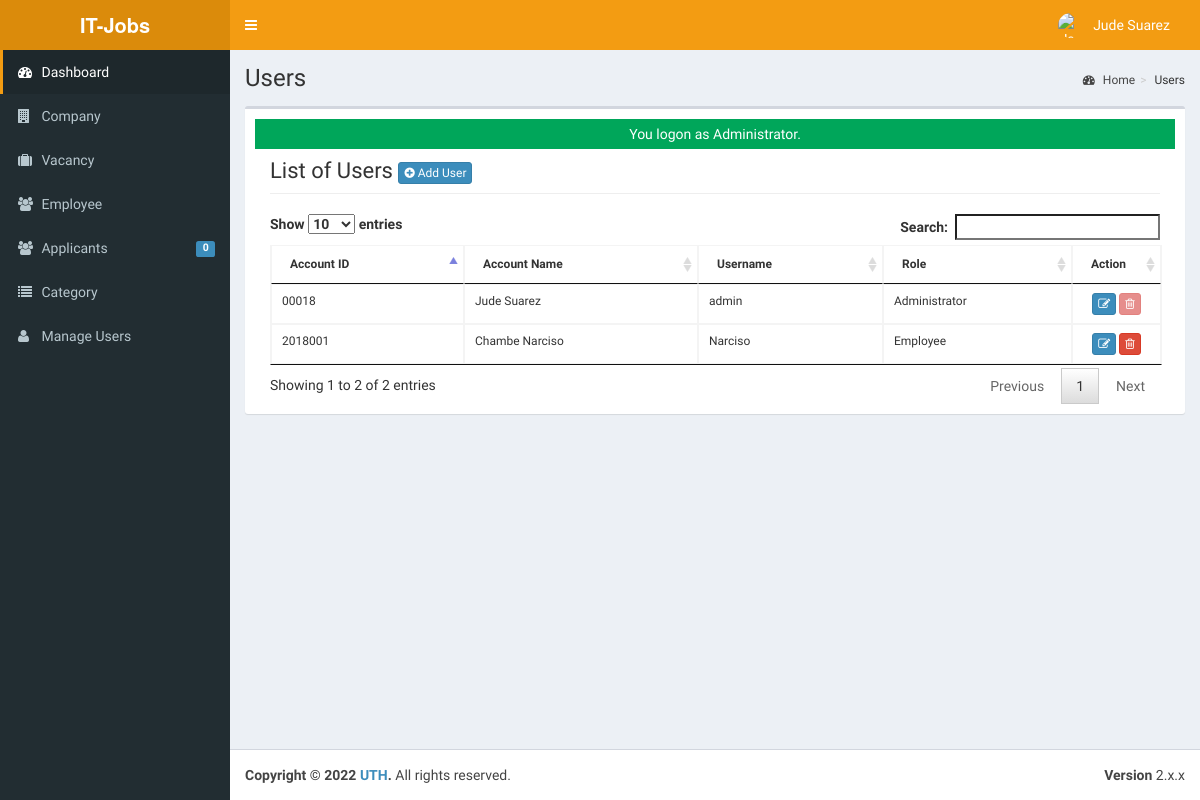
/admin/user/ (signed in), run on an earlier commit of the app's database.
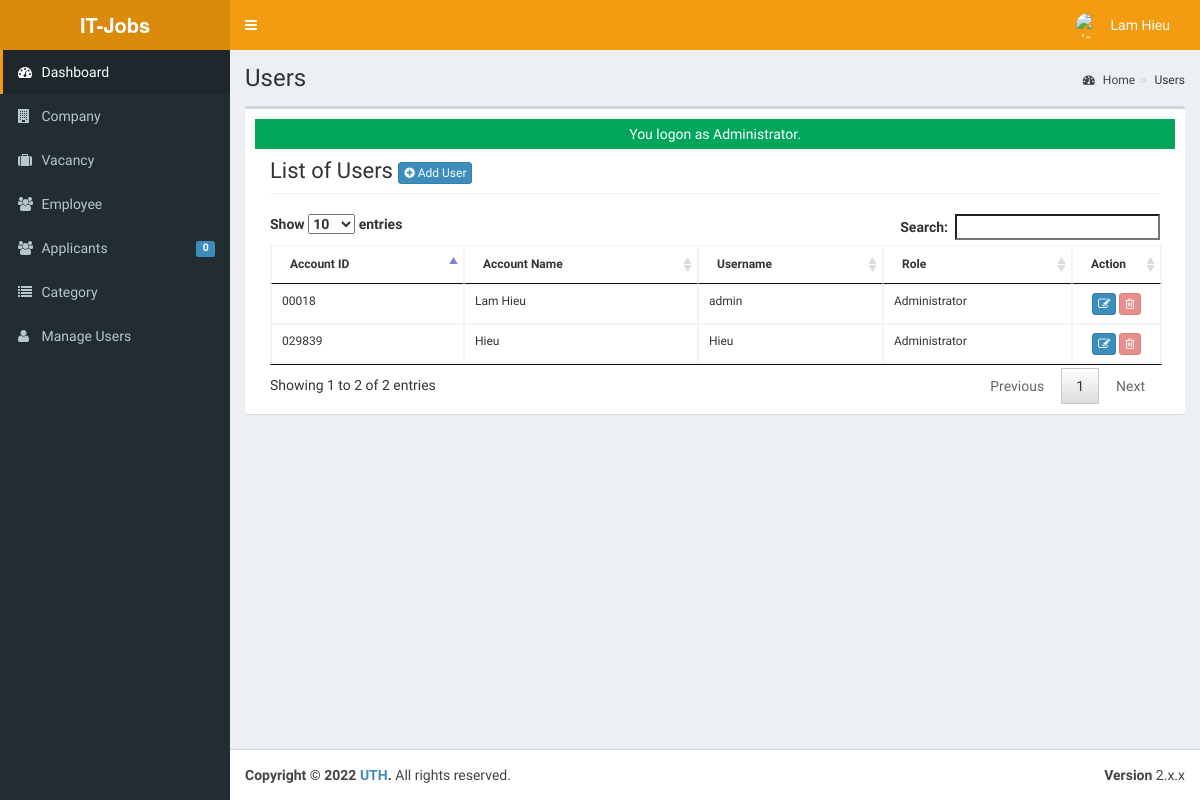
And on a later commit of the database.
### tables this page shows
CREATE TABLE `tblusers` (
  `USERID` varchar(30) NOT NULL,
  `FULLNAME` varchar(40) NOT NULL,
  `USERNAME` varchar(90) NOT NULL,
  `PASS` varchar(90) NOT NULL,
  `ROLE` varchar(30) NOT NULL,
  `PICLOCATION` varchar(255) NOT NULL
);

### admin/user/index.php (called while the page is built, shortened)
<?php
require_once("../../include/initialize.php");
 $title="Users";
require_once ("../theme/templates.php");
?>

### include/database.php (called while the page is built, shortened)
<?php
class Database
{
	var $query = '';
	public $conn;
	public function open_connection()
	{
		try {
			$this->conn = new PDO("mysql:host=" . server . ";dbname=" . database_name . "", user, pass);
			$this->conn->setAttribute(PDO::ATTR_ERRMODE, PDO::ERRMODE_EXCEPTION);
		} catch (PDOException $e) {
			echo "Problem in database connection! Contact administrator!" . $e->getMessage();
		}
	}
	function setQuery($sql = '')
	{
		try {
			$this->sql_string = $sql;
			$this->query = $this->conn->prepare($this->sql_string);
			$this->query->execute();
		} catch (PDOException $e) {
			echo "Failed to get query handle: " . $e->getMessage() . "\n";
			exit;
		}
	}
	function loadResultList()
	{
		$results = $this->query->fetchAll(PDO::FETCH_OBJ);
		return $results;
	}
	function loadSingleResult()
	{
		$results = $this->query->fetch(PDO::FETCH_OBJ);
		return $results;
	}
}
$mydb = new Database();

### include/accounts.php (called while the page is built, shortened)
<?php
require_once(LIB_PATH.DS.'database.php');
class User {
	protected static  $tblname = "tblusers";
	function single_user($id=""){
			global $mydb;
			$mydb->setQuery("SELECT * FROM ".self::$tblname."
				Where USERID= '{$id}' LIMIT 1");
			$cur = $mydb->loadSingleResult();
			return $cur;
	}
}

### include/function.php (called while the page is built, shortened)
<?php
function currentpage()
{
	$this_page = $_SERVER['SCRIPT_NAME'];
	$bits = explode('/', $this_page);
	return $bits[3];
}
?>

### admin/user/list.php (the view, shortened to what this page needs)
    	 <div class="col-lg-12">
         <h1 class="page-header">List of Users  <a href="index.php?view=add" class="btn btn-primary btn-xs  ">  <i class="fa fa-plus-circle fw-fa"></i> Add User</a>  </h1>
    		</div>
		 	<div class="col-lg-12">
	<table id="dash-table" class="table  table-bordered table-hover table-responsive" style="font-size:12px;" cellspacing="0">
	  <thead>
	  	<tr>
	  		<th>Account ID</th>
	  		<th> Account Name</th>
	  		<th>Username</th>
	  		<th>Role</th>
	  		<th width="10%" >Action</th>
	  	</tr>
	  </thead>
	  <tbody>
	  	<?php
	  		$mydb->setQuery("SELECT *
								FROM  `tblusers`");
	  		$cur = $mydb->loadResultList();
			foreach ($cur as $result) {
	  		echo '<tr>';
	  		echo '<td>' . $result->USERID.'</a></td>';
	  		echo '<td>' . $result->FULLNAME.'</a></td>';
	  		echo '<td>'. $result->USERNAME.'</td>';
	  		echo '<td>'. $result->ROLE.'</td>';
	  		If($result->USERID==$_SESSION['ADMIN_USERID'] || $result->ROLE=='MainAdministrator' || $result->ROLE=='Administrator') {
	  			$active = "Disabled";
	  		}else{
	  			$active = "";
	  		}
	  		echo '<td align="center" > <a title="Edit" href="index.php?view=edit&id='.$result->USERID.'"  class="btn btn-primary btn-xs  ">  <span class="fa fa-edit fw-fa"></span></a>
	  					 <a title="Delete" href="controller.php?action=delete&id='.$result->USERID.'" class="btn btn-danger btn-xs" '.$active.'><span class="fa fa-trash-o fw-fa"></span> </a>
	  					 </td>';
	  		echo '</tr>';
	  	}
	  	?>
	  </tbody>
	</table>
</div>

### admin/theme/templates.php (shortened to what this page needs)
<!DOCTYPE html>
<html>
<head>
  <link rel="stylesheet" href="<?php echo web_root; ?>bootstrap/css/bootstrap.min.css">
  <link rel="stylesheet" href="<?php echo web_root; ?>plugins/font-awesome/css/font-awesome.min.css">
  <link rel="stylesheet" href="<?php echo web_root; ?>dist/css/AdminLTE.min.css">
  <link rel="stylesheet" href="<?php echo web_root; ?>dist/css/skins/_all-skins.min.css">
  <link rel="stylesheet" href="<?php echo web_root; ?>plugins/iCheck/flat/blue.css">
  <link rel="stylesheet" href="<?php echo web_root; ?>plugins/morris/morris.css">
  <link rel="stylesheet" href="<?php echo web_root; ?>plugins/jvectormap/jquery-jvectormap-1.2.2.css">
  <link href="<?php echo web_root; ?>plugins/datepicker/bootstrap-datetimepicker.min.css" rel="stylesheet" media="screen">
  <link rel="stylesheet" href="<?php echo web_root; ?>plugins/dataTables/jquery.dataTables.min.css">
  <link rel="stylesheet" href="<?php echo web_root; ?>plugins/bootstrap-wysihtml5/bootstrap3-wysihtml5.min.css">
</head>
<body class="hold-transition skin-yellow fixed sidebar-mini">
  <div class="wrapper">
    <header class="main-header">
      <a href="<?php echo web_root; ?>/admin/" class="logo">
        <span class="logo-lg"><b>IT-Jobs</b></span>
      </a>
      <nav class="navbar navbar-static-top" role="navigation">
        <a href="#" class="sidebar-toggle" data-toggle="offcanvas" role="button">
        </a>
        <div class="navbar-custom-menu">
          <ul class="nav navbar-nav">
            <?php
            $user = new User();
            $singleuser = $user->single_user($_SESSION['ADMIN_USERID']);
            ?>
            <li class="dropdown user user-menu" style="padding-right: 15px;">
              <a href="#" class="dropdown-toggle" data-toggle="dropdown">
                <img src="../user/jude.jpg" class="user-image" alt="User Image">
                <span class="hidden-xs"><?php echo $singleuser->FULLNAME; ?></span>
              </a>
            </li>
          </ul>
        </div>
      </nav>
    </header>
    <aside class="main-sidebar">
      <section class="sidebar">
        <ul class="sidebar-menu">
          <li class="<?php echo (currentpage() == 'index.php') ? "active" : false; ?>">
            <a href="<?php echo web_root; ?>admin/">
              <i class="fa fa-dashboard"></i> <span>Dashboard</span>
            </a>
          </li>
          <li class="<?php echo (currentpage() == 'company') ? "active" : false; ?>">
            <a href="<?php echo web_root; ?>admin/company/">
              <i class="fa fa-building"></i> <span>Company</span>
            </a>
          </li>
          <li class="<?php echo (currentpage() == 'vacancy') ? "active" : false; ?>">
            <a href="<?php echo web_root; ?>admin/vacancy/">
              <i class="fa fa-suitcase"></i> <span>Vacancy</span>
            </a>
          </li>
          <li class="<?php echo (currentpage() == 'employee') ? "active" : false; ?>">
            <a href="<?php echo web_root; ?>admin/employee/">
              <i class="fa fa-users"></i> <span>Employee</span>
            </a>
          </li>
          <li class="<?php echo (currentpage() == 'applicants') ? "active" : false; ?>">
            <a href="<?php echo web_root; ?>admin/applicants/">
              <i class="fa fa-users"></i> <span>Applicants</span>
              <span class="label label-primary pull-right">
                <?php
                $sql = "SELECT count(*) as 'APPL' FROM `tbljobregistration` WHERE `PENDINGAPPLICATION`=1";
                $mydb->setQuery($sql);
                $pending = $mydb->loadSingleResult();
                echo $pending->APPL;
                ?>
              </span>
            </a>
          </li>
          <li class="<?php echo (currentpage() == 'category') ? "active" : false; ?>">
            <a href="<?php echo web_root; ?>admin/category/">
              <i class="fa fa-list"></i> <span>Category</span>
            </a>
          </li>
          <li class="<?php echo (currentpage() == 'user') ? "active" : false; ?>">
            <a href="<?php echo web_root; ?>admin/user/">
              <i class="fa fa-user"></i> <span>Manage Users</span> </a>
          </li>
        </ul>
      </section>
    </aside>
    <div class="content-wrapper">
      <section class="content-header">
        <h1>
          <?php echo isset($title) ? $title : ''; ?>
        </h1>
        <ol class="breadcrumb">
          <?php
          if ($title != 'Home') {
            $active_title = '';
            if (isset($_GET['view'])) {
              $active_title = '<li class=' . $active_title . '><a href="index.php">' . $title . '</a></li>';
            } else {
              $active_title = '<li class=' . $active_title . '>' . $title . '</li>';
            }
            echo '<li><a href=' . web_root . 'admin/><i class="fa fa-dashboard"></i> Home</a></li>';
            echo  $active_title;
          }
          ?>
        </ol>
      </section>
      <section class="content">
        <div class="row">
          <div class="col-xs-12">
            <div class="box">
              <div class="box-body">
                <?php
                check_message();
                require_once $content;
                ?>
              </div>
            </div>
          </div>
        </div>
      </section>
    </div>
    <footer class="main-footer">
      <div class="pull-right hidden-xs">
        <b>Version</b> 2.x.x
      </div>
      <strong>Copyright &copy; 2022 <a href="#">UTH</a>.</strong> All rights
      reserved.
    </footer>
</body>
</html>

### include/session.php (shortened to what this page needs)
<?php
function check_message()
{
  if (isset($_SESSION['message'])) {
    if (isset($_SESSION['msgtype'])) {
      if ($_SESSION['msgtype'] == "info") {
        echo  '<div class="alert-info" style="height:30px;text-align:center;padding:5px">' . $_SESSION['message'] . '</div>';
      } elseif ($_SESSION['msgtype'] == "error") {
        echo  '<div class="alert alert-danger" style="height:30px;text-align:center;padding:5px">' . $_SESSION['message'] . '</div>';
      } elseif ($_SESSION['msgtype'] == "success") {
        echo  '<div class="alert-success" style="height:30px;text-align:center;padding:5px">' . $_SESSION['message'] . '</div>';
      }
    }
  }
}
?>

What changed in the data, as far as the page shows it:
removed tblusers: USERID "2018001", FULLNAME "Chambe Narciso", USERNAME "Narciso", ROLE "Employee"
changed tblusers "admin": FULLNAME "Jude Suarez" → "Lam Hieu"
added tblusers: USERID "029839", FULLNAME "Hieu", USERNAME "Hieu", ROLE "Administrator"
